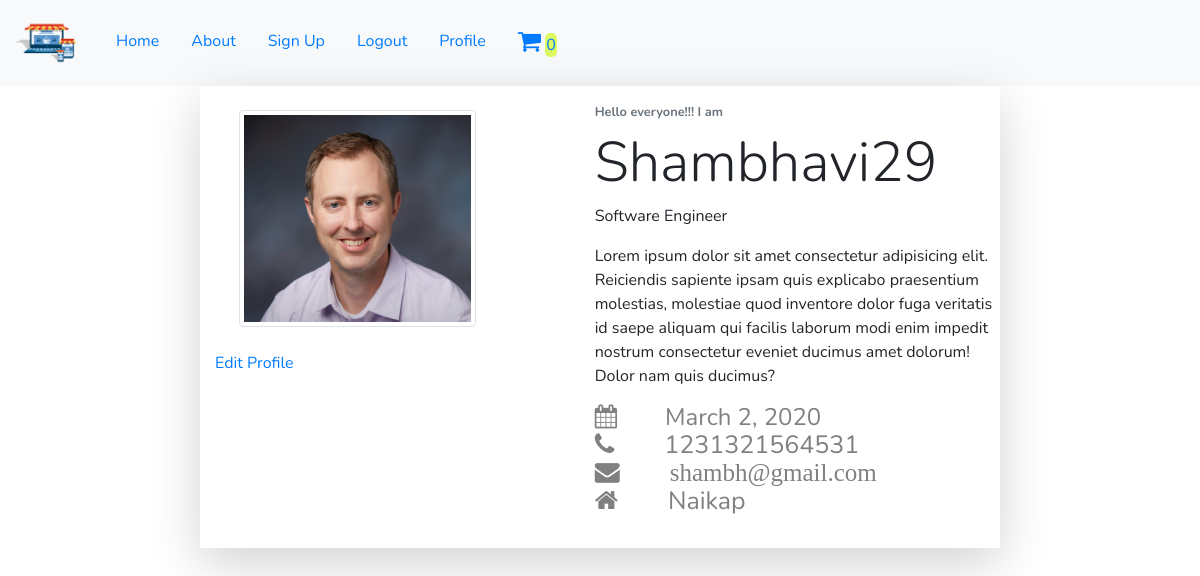
The page /profile (signed in) on the database as committed earlier.
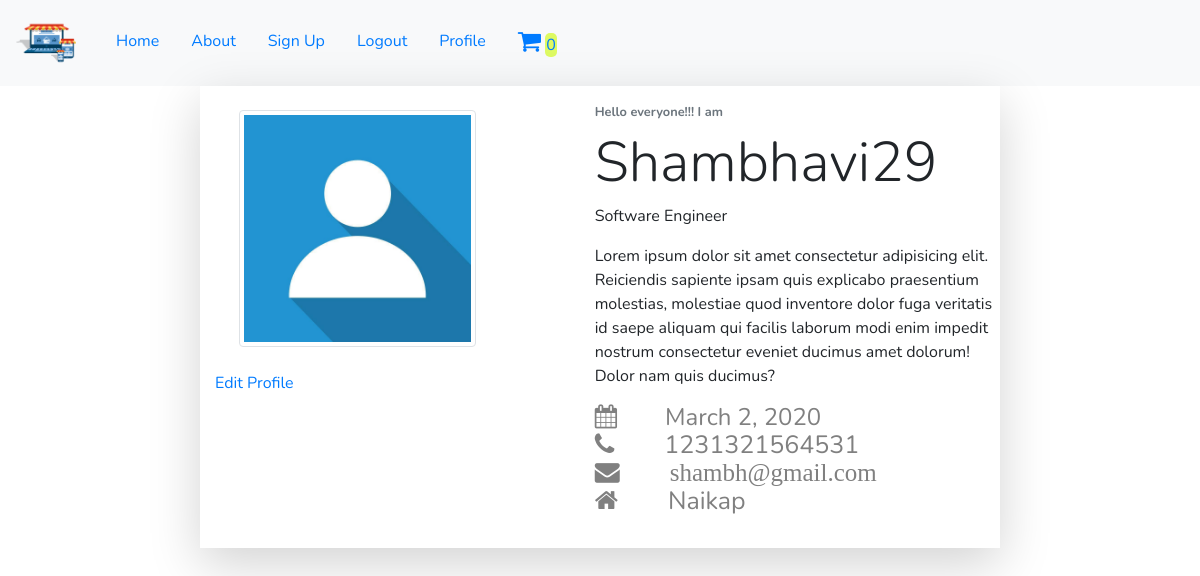
The same page on the database as committed later.
### shop_app/models.py (models this page shows, shortened)
class Info(models.Model):
    user = models.ForeignKey(User,on_delete=models.CASCADE)
    thumbnail = models.ImageField(upload_to='pics',default='profile_default.jpg',blank=True)
    address = models.CharField(max_length=30)
    position = models.CharField(max_length=30)
    phone_number = models.IntegerField()
    DOB = models.DateField()
    class Meta:
        verbose_name_plural = 'Profiles'

### shop_app/views.py (the view)
# urls.py: path('profile',views.profile,name="profile"),
def profile(request):
    profiles = Info.objects.all()
    context = {'profiles':profiles}
    return render(request,'profile.html',context)

### templates/profile.html (shortened to what this page needs)
{% extends 'base.html' %}
{% load static %}
{% block content %}
    <div class="container-fluid">
        {% for profile in profiles %}
            {% if user.is_authenticated %}
                {% if user.username == profile.user.username %}
        <div class="row justify-content-center">
            <div class="col-sm-8 bg-white profile">
                <div class="row shadow-lg">
                    <div class="col-sm-4">
                        {% if profile.thumbnail %}
                            <img src="{{profile.thumbnail.url}}" class="img-fluid  img-thumbnail m-4" alt="Image">
                        {% else %}
                        <img src="{% static '/images/profile_default.jpg' %}" class="img-fluid  img-thumbnail m-4" alt="Image">
                        {% endif %}
                        <a href="{% url 'shop:profile_update' profile.id %}">Edit Profile</a>
                    </div>
                    <div class="col-sm-8 " style="padding:1em 0 2em 8em;">
                        <h6><small class="font-weight-bold text-secondary">Hello everyone!!! I am</small></h6>
                        <h1 class="display-4">{{user.username|title}}</h1>
                        {% if profile.position %}
                        <p>{{profile.position}}</p>
                        {% else %}
                        <p>Profile</p>
                        {% endif %}
                        <p>Lorem ipsum dolor sit amet consectetur adipisicing elit. Reiciendis sapiente
                            ipsam quis explicabo praesentium molestias, molestiae quod inventore dolor
                            fuga veritatis id saepe aliquam qui facilis laborum modi enim impedit
                             nostrum consectetur eveniet ducimus amet dolorum! Dolor nam quis ducimus?</p>
                        {% if profile.DOB %}
                        <i class='fa fa-calendar' style='font-size:24px;color:gray;'><span style="margin-left: 2em;">{{profile.DOB}}</span></i><br>
                        {% endif %}
                        {% if profile.DOB %}
                        <i class="fa fa-phone" style="color:gray;"><span style="margin-left: 2em;">{{profile.phone_number}}</span></i><br>
                        {% endif %}
                        {% if profile.DOB %}
                        <i class="fa fa-envelope"style="color:gray">{{profile.user.email}}</i><br>
                        {% endif %}
                        {% if profile.DOB %}
                        <i class="fa fa-home" style="color:gray"><span style="margin-left: 2em;">{{profile.address}}</span></i><br>
                        {% endif %}
                    </div>
                </div>
            </div>
        </div>
                {% endif %}
            {% endif %}
        {% endfor %}
    </div>
{% endblock %}

### templates/base.html (shortened to what this page needs)
{% load static %}
<!DOCTYPE html>
<html lang="en">
{% include 'head.html' %}
<body>
    {% include 'header.html' %}
    {% block content %}
    {% endblock %}
</body>
</html>

### templates/head.html (shortened to what this page needs)
{% load static %}
<head>
    <link rel="stylesheet" href="https://stackpath.bootstrapcdn.com/bootstrap/4.3.1/css/bootstrap.min.css">
    <link rel="stylesheet" href="https://cdnjs.cloudflare.com/ajax/libs/font-awesome/4.7.0/css/font-awesome.min.css">
</head>

### templates/header.html
{% load static %}
<nav class="navbar navbar-expand-sm bg-light">
    <a href="#" class="navbar-brand">
        <img src="{% static '/images/logo.png' %}" alt="" class="img-fluid" style="max-width: 3em;">
    </a>
    <div class="list">
        <ul  class="navbar-nav">
            <li class="nav-item">
                <a href="{% url 'shop:index' %}" class="nav-link pl-4">Home</a>
            </li>
            <li class="nav-item">
                <a href="#" class="nav-link pl-4">About</a>
            </li>
            <li class="nav-item">
                <a href="{% url 'shop:signup' %}" class="nav-link pl-4">Sign Up</a>
            </li>
            {% if user.is_authenticated %}
            <li class="nav-item">
                <a href="{% url 'shop:logout' %}" class="nav-link pl-4">Logout</a>
            </li>
            <li class="nav-item">
                <a href="{% url 'shop:profile' %}" class="nav-link pl-4">Profile</a>
            </li>
            {% else %}
            <li class="nav-item">
                <a href="{% url 'shop:signin' %}" class="nav-link pl-4">Sign In</a>
            </li>
            {% endif %}
            <li class="nav-item">
                <a href="{% url 'shop:cart' %}" class="nav-link pl-4 "><i class="fa fa-shopping-cart"></i>
                    <span style="padding:1px;background-color: rgb(222, 250, 98);border-radius: 5px;" class="cart_increase">0</span>
                </a>
            </li>
        </ul>
    </div>
</nav>

### templates/head.html (style rules this page uses)
* { font-family: 'Nunito', sans-serif; }
.fa { font-size: 25px; }
a { text-decoration: none; }

Rows that differ between the two databases and show on the page:
changed Info "Naikap": thumbnail: picture removed
